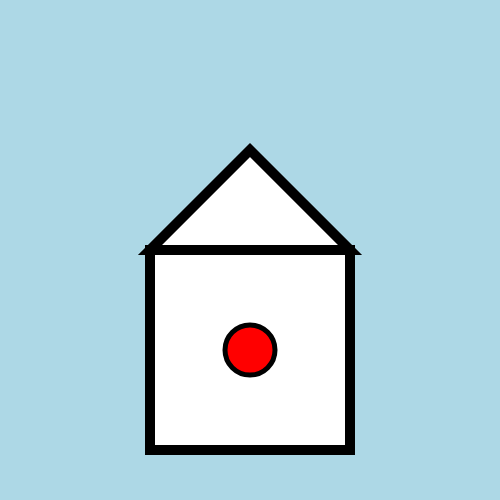
Frame 1 (no input)
Frame 60 (no input): identical to frame 1, image omitted
Frame 120 (the mouse pressed at the canvas centre since frame 60): identical to frame 1, image omitted

The p5.js sketch that drew this single still picture (run headless with seeded random() and noise() and a simulated clock; from frame 60 on, the mouse is pressed at the canvas centre):

// p5.js sketch
// ── sketch.js
/* SS1_Eileen2
this is my house*/

function setup() {
  createCanvas (500, 500);
}

function draw() {
  background("lightblue");
  strokeWeight(10);
  fill(255,255,255);
  square(150,250,200);
  triangle(150,250,250,150,350,250);
  strokeWeight(5);
  fill("red");
  circle(250,350,50);
  
}
  





  
  
  
  
